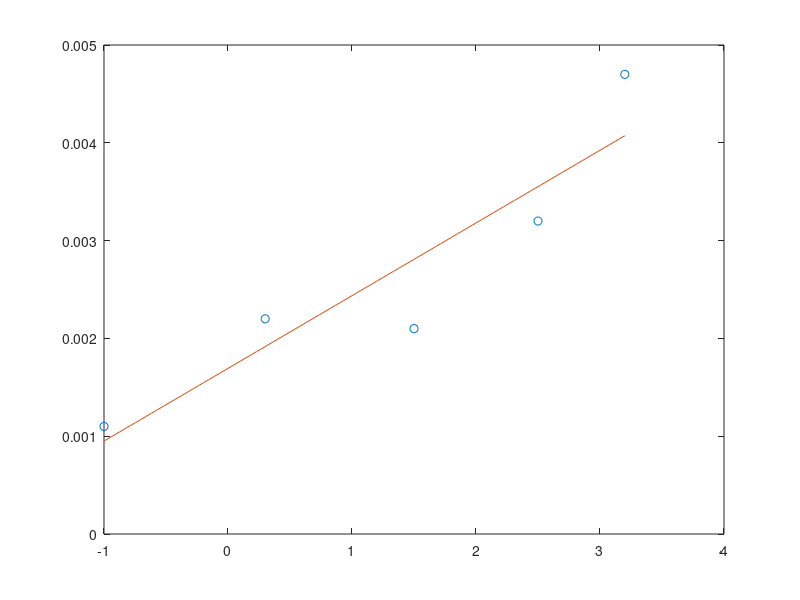
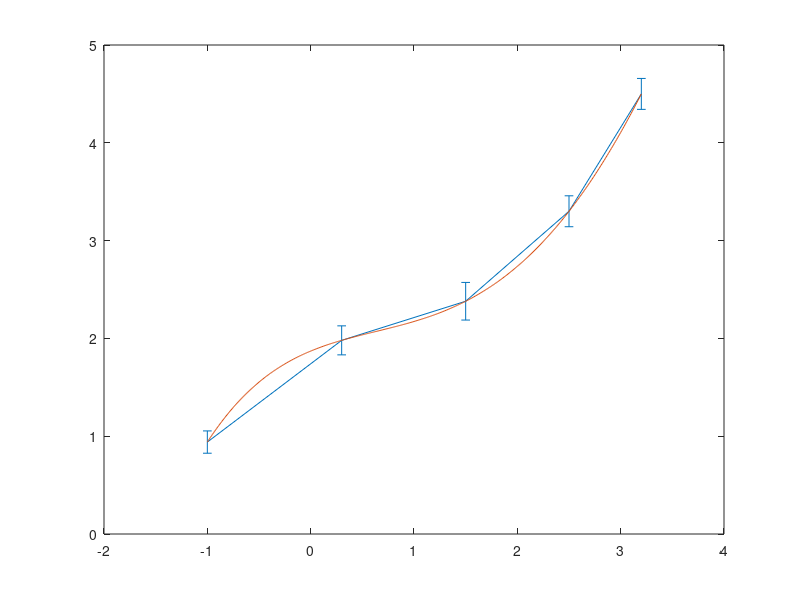

These charts were generated, in order, by the following MATLAB code: (Note: this script raises an error after producing the figures.)
mkdir lab1
cd lab1
diary lab1_diary.m

%% Mērījumu datu apstrāde
% pieņemsim kā mums ir mērījumu dati
% mainam spriegumu un mēram strāvu
Vm = [-1 0.3 1.5 2.5 3.2];
Im = [1.1 2.2 2.1 3.2 4.7]*1e-3;
plot(Vm,Im,'-o')
% pielaikosim 2.kārtas polinomu
% y = a*x^2+b*x+c
% polyfit - meklē polinoma koeficientus
% C = polyfit(x,y,N)
% N - polinoma kārta
C = polyfit(Vm,Im,2)
% šie nozīmē
% y = C(1)*x^2+C(2)*x+C(3);
% definēsim x ar sīkāku soli
V = -1:0.01:3.2;
V = min(Vm):0.01:max(Vm);
V = linspace(min(Vm),max(Vm),100);
% liekam x mūsu izteismē
% liekam x mūsu izteiksmē
I = C(1)*V.^2+C(2)*V+C(3);
plot(Vm,Im,'o',V,I)
%y = C(1)*x^2+C(2)*x+C(3);
%% atkārtosim 3.kārtai
C = polyfit(Vm,Im,3)
I = C(1)*V.^3+C(2)*V.^2+C(3)*V+C(4);
plot(Vm,Im,'o',V,I)
%Vel atkartosim
C = polyfit(Vm,Im,3)
%lai nerakstit I = C(1)*V.^3+C(2)*V.^2+C(3)*V+C(4);
%izmantosim funkc polyval - polyfit
C = polyfit(Vm,Im,3);
I = polyval(C,V);
plot(Vm,Im,'o',V,I)
%atkartot 4 karti
C = polyfit(Vm,Im,4);
I = polyval(C,V);
plot(Vm,Im,'o',V,I)
%1.karta
C = polyfit(Vm,Im,1);
I = polyval(C,V);
plot(Vm,Im,'o',V,I)
%%Merijuma serijas

Vm = [-1 0.3 1.5 2.5 3.2];
Im = [1.1 2.2 2.1 3.2 4.7
      0.9  1.8 2.6 3.3 4.5
      1.0  2.0 2.4 3.4 4.3
      0.8 1.9  2.5 3.5 4.6
      0.9 2.0  2.3 3.1 4.4];
 figure
 plot(Vm,Im,'o-')
 plot(Vm,Im','o-') %transponiruem Im
 %Videjas vertibas atrasana
 sum([1 2 3 4 5])
 sum([1 2; 3 4])
 Ivid = sum(Im)/5
 %%videjais
 %videjai vertibai pielaikosim polival
 C = polyfit(Vm,Ivid,4);
 V = -1:0.01:3.2;
 I = polyval(C,V);
 % uzzimet 3 grafikus vienas asis
 %Vm, Im, ar 'o'
 %Vm, Ivid, ar '*'
 %V, I ar '-'
 plot(Vm, Im', 'o',Vm, Ivid, '*', V, I, '-')
 %%
 % aprekinasim standartnovirzi
 Istd = std(Im)
 errorbar(Vm,Ivid,Istd)
 %meginasim tikt vala no lauztas linijas
 errorbar(Vm,Ivid,Istd)
 hold on
 plot(V,I)
 hold off
 %no ortusa saglabat bildes matlaba folder
 ls
 %atrodam bildes
 %% Datu iegusana no rasejuma
 A = imread('bilde1.png');
 B = imread('bilde2.png');
 figure(1),image(A)
 figure(2),image([500,800],[1,0],B)
 set(gca,'YDir','normal')
 [x,y] = ginput(10)
 hold on
 plot(x,y,'o')